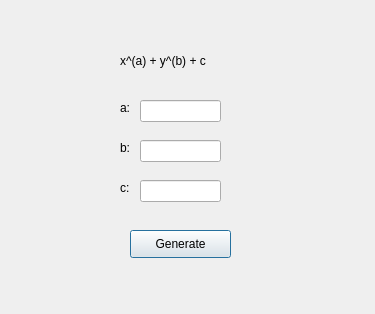
<?xml version="1.0" encoding="UTF-8"?>
<ui version="4.0">
 <class>Dialog</class>
 <widget class="QDialog" name="Dialog">
  <property name="geometry">
   <rect>
    <x>0</x>
    <y>0</y>
    <width>375</width>
    <height>314</height>
   </rect>
  </property>
  <property name="windowTitle">
   <string>Dialog</string>
  </property>
  <widget class="QLabel" name="label">
   <property name="geometry">
    <rect>
     <x>120</x>
     <y>40</y>
     <width>111</width>
     <height>41</height>
    </rect>
   </property>
   <property name="text">
    <string>x^(a) + y^(b) + c</string>
   </property>
  </widget>
  <widget class="QLabel" name="label_2">
   <property name="geometry">
    <rect>
     <x>120</x>
     <y>100</y>
     <width>121</width>
     <height>16</height>
    </rect>
   </property>
   <property name="text">
    <string>a:</string>
   </property>
  </widget>
  <widget class="QLabel" name="label_3">
   <property name="geometry">
    <rect>
     <x>120</x>
     <y>180</y>
     <width>121</width>
     <height>16</height>
    </rect>
   </property>
   <property name="text">
    <string>c:</string>
   </property>
  </widget>
  <widget class="QLabel" name="label_4">
   <property name="geometry">
    <rect>
     <x>120</x>
     <y>140</y>
     <width>121</width>
     <height>16</height>
    </rect>
   </property>
   <property name="text">
    <string>b: </string>
   </property>
  </widget>
  <widget class="QLineEdit" name="Co_a">
   <property name="geometry">
    <rect>
     <x>140</x>
     <y>100</y>
     <width>81</width>
     <height>22</height>
    </rect>
   </property>
  </widget>
  <widget class="QLineEdit" name="Co_b">
   <property name="geometry">
    <rect>
     <x>140</x>
     <y>140</y>
     <width>81</width>
     <height>22</height>
    </rect>
   </property>
  </widget>
  <widget class="QLineEdit" name="Co_c">
   <property name="geometry">
    <rect>
     <x>140</x>
     <y>180</y>
     <width>81</width>
     <height>22</height>
    </rect>
   </property>
  </widget>
  <widget class="QPushButton" name="pushButton">
   <property name="geometry">
    <rect>
     <x>130</x>
     <y>230</y>
     <width>101</width>
     <height>28</height>
    </rect>
   </property>
   <property name="text">
    <string>Generate</string>
   </property>
  </widget>
 </widget>
 <resources/>
 <connections/>
</ui>
